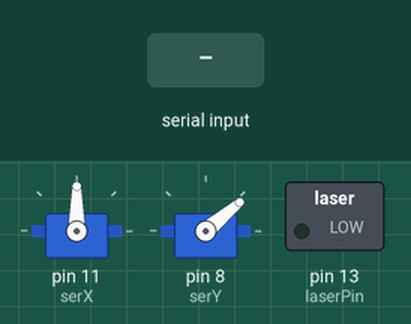
A sketch run on a simulated Arduino Uno, built with avr-gcc and run on an emulated ATmega328P. Parts: 2 × servo, switched loads named in the sketch (green lamp = pin HIGH). Inputs (shaded band) come from the test bench.

Above: at 1.2 s.
1.3 s: "," received over Serial
At 1.9 s:
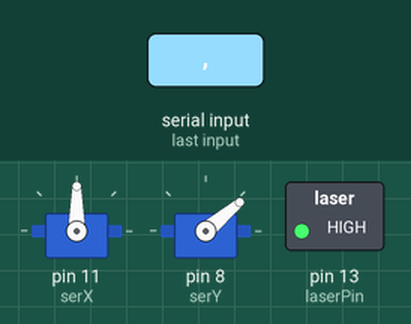
4.3 s: "30,150\n" received over Serial
At 5.5 s:
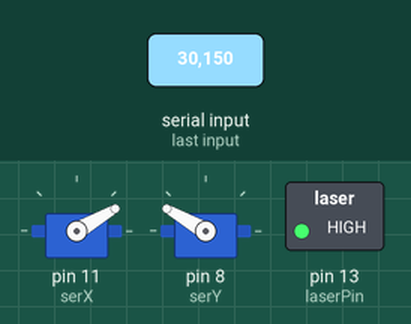
7.3 s: "5\n" received over Serial
At 7.6 s:
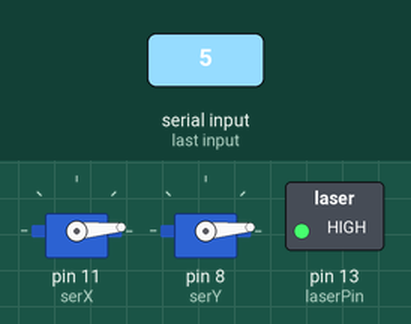
10.3 s: "90\n" received over Serial
At 11.2 s:
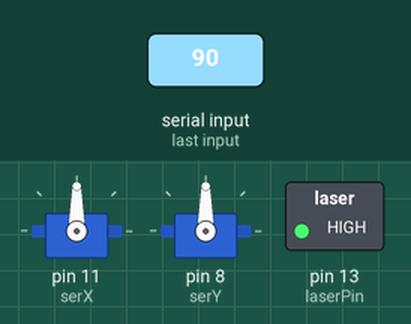
13.3 s: "1,90\n" received over Serial
At 14.7 s:
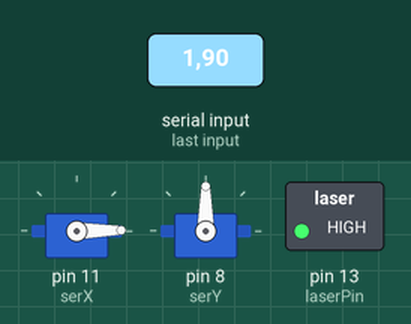
16.3 s: "200\n" received over Serial
At 19.7 s:
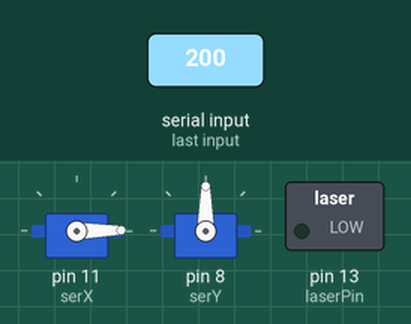
Timing chart, 0 to 20.3 s (numbered marks = the images above; inputs shaded):
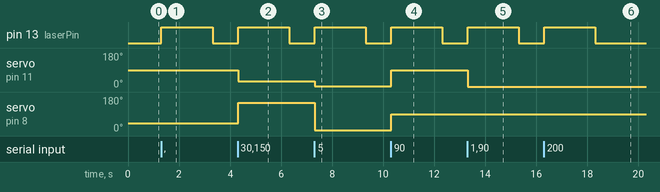

Measured:
- after the input at 1.3 s, pin 13 (laserPin): LOW → HIGH at once, → LOW 2.0 s later
- after the input at 4.3 s, pin 13 (laserPin): LOW → HIGH at once, → LOW 2.0 s later; servo on pin 11 (serX): 90° → 30° at once; servo on pin 8 (serY): 40° → 150° at once
- after the input at 7.3 s, pin 13 (laserPin): LOW → HIGH at once, → LOW 2.0 s later; servo on pin 11 (serX): 30° → 5° at once; servo on pin 8 (serY): 150° → 5° at once
- after the input at 10.3 s, pin 13 (laserPin): LOW → HIGH at once, → LOW 2.0 s later; servo on pin 11 (serX), servo on pin 8 (serY): 5° → 90° at once
- after the input at 13.3 s, pin 13 (laserPin): LOW → HIGH at once, → LOW 2.0 s later; servo on pin 11 (serX): 90° → 1° at once
- after the input at 16.3 s, pin 13 (laserPin): LOW → HIGH at once, → LOW 2.0 s later

The sketch:

target1.ino
```cpp
#include <Servo.h>

Servo serX;
Servo serY;

// ok cool, so now you need to add some delta to the y, and make sure it never goes below 90? (or whatever it is supposed to be)

// ok, now test it out, make sure it works
// then, finalize the design, make it more stable, use better tape
// then, see if you can get something going with the audio (using gcc-phat to find the direction, do some research on wingbeat frequencies)
// then see if you can add that too

String tempModify;

int laserPin = 13;
int prevY = 40;
int prevX = 90;

float lastTime = 0;
float timeDelay = 2000;

void setup() {

  pinMode(laserPin, OUTPUT);  // Define the digital output interface pin 13
  serX.attach(11);
  serY.attach(8);
  Serial.begin(9600);
  Serial.setTimeout(10);
  initServo();
}

void initServo(){
  serX.write(prevX);
  serY.write(prevY);
}

void loop() {
  if(digitalRead(laserPin) == HIGH){
      turnOffLaser();
  }
}

void turnOnLaser(){
    digitalWrite(laserPin, HIGH);
    lastTime = millis();
}

void turnOffLaser(){
  if((millis() - lastTime) > timeDelay){
    digitalWrite(laserPin, LOW);
  }
}

void serialEvent() {
tempModify = Serial.readString();
int nextX = parseDataX(tempModify);
int nextY = parseDataY(tempModify);

turnOnLaser();

if(isValid(nextX)){
  serX.write(nextX);
}

if(isValid(nextY)){ // && abs(prevY - nextY) > 10){
  serY.write(nextY);
  prevY = nextY;
}

delay(15);
}

bool isValid(int deg){
  return deg > 0 && deg < 180;
}

int parseDataX(String data){
  data.remove(data.indexOf(","));
  return data.toInt();
}

int parseDataY(String data){
  data.remove(0,data.indexOf(",") + 1);
  return data.toInt();
}
```
